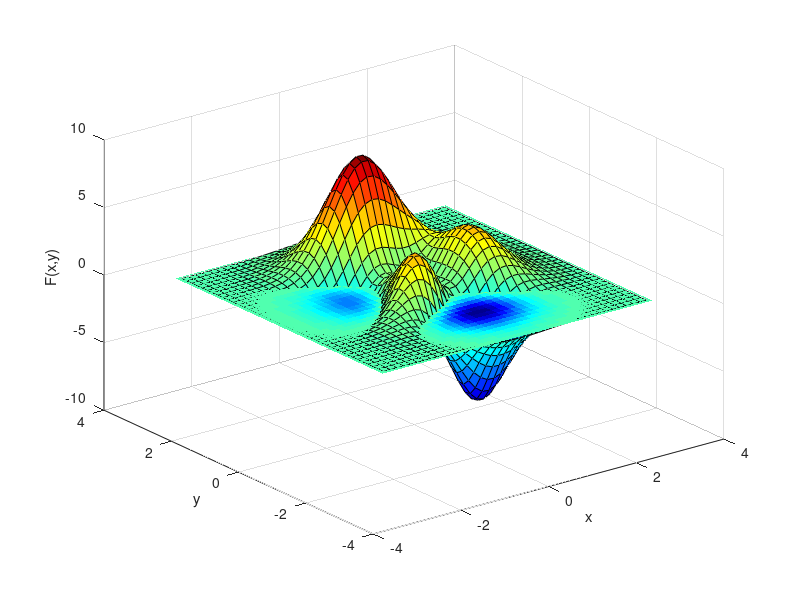
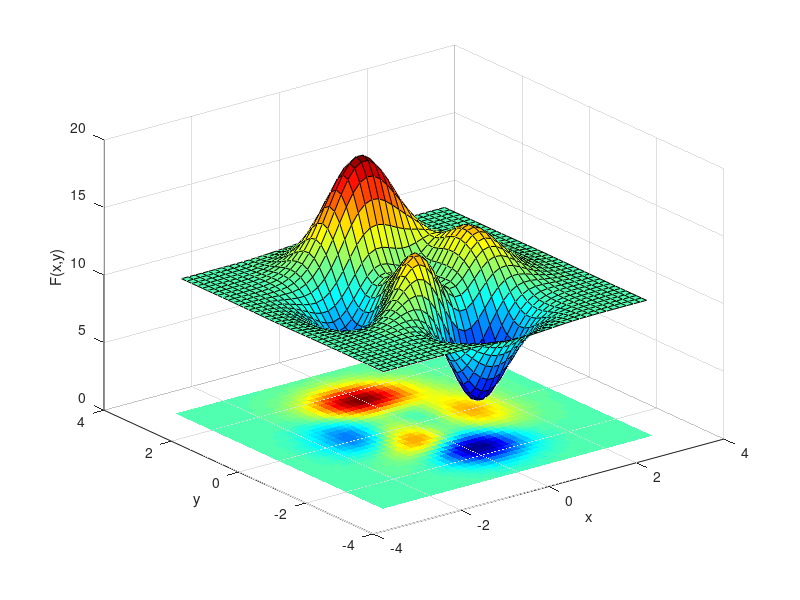

The MATLAB source for these figures, in order:
clear all
close all
clc

% Class exercises

%% Plotting

[x, y, F] = peaks(40); % load a generic function from MATLAB

x1 = x( 1, : ); % get the unique x-values
y1 = y( :, 1 ); % get the unique y-values

% plot the surface
figure;
surf(x,y,F); % surf(x-grid,y-grid, function(x,y))
hold on;
imagesc( x1, y1, F ); % imagesc(x-vector,y-vector, function(x,y))
colormap(jet)
xlabel('x'); ylabel('y'); zlabel('F(x,y)');

%% add 10 to F

F = F + 10;

% plot the surface
figure;
surf(x,y,F); % surf(x-grid,y-grid, function(x,y))
hold on;
imagesc( x1, y1, F ); % imagesc(x-vector,y-vector, function(x,y))
xlabel('x'); ylabel('y'); zlabel('F(x,y)');
colormap(jet)

%% Integration

f = @(theta) ( cos(2*theta).^(-3) ) .* sin(2*theta);

Qi = integral( f, 0, pi/6, 'AbsTol', 1.e-2 );


%% Air temp

x = [0, 1, 2, 3, 4, 5, 6, 7, 8, 9, 10, 11, 12];
T = [63, 65, 66, 68, 70, 69, 68, 68, 65, 64, 62, 58, 55];

Tav = mean(T)

% Trapezoid rule
h = 1;
Ttrap = h/2 * (T(1) + T(end) + sum( 2*T(2:end-1) ) );
Tav2 = 1/(x(end)-x(1)) * Ttrap

Ttrapz = trapz(x,T);
Tav3 = 1/(x(end)-x(1)) * Ttrapz


